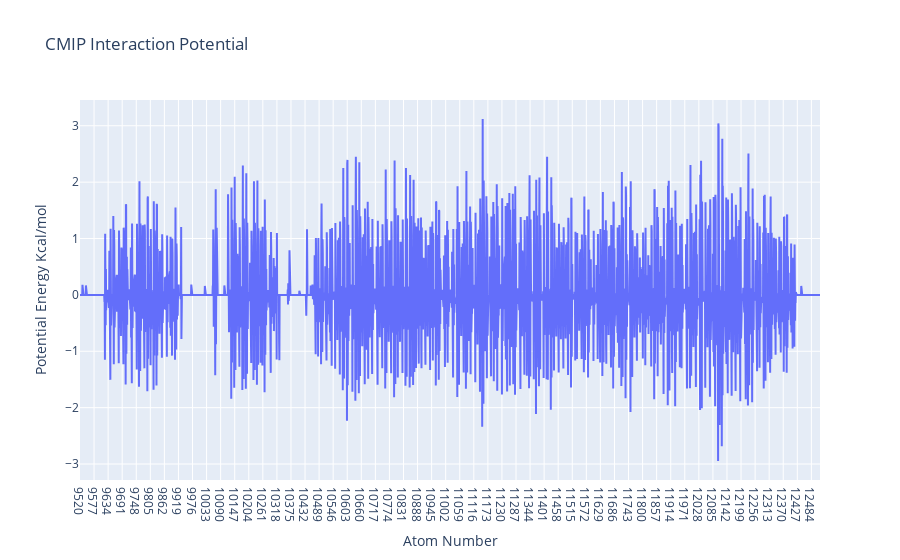

The cell this chart's notebook holds for it:
### Code cell
import plotly
import plotly.graph_objs as go
from biobb_cmip.utils.representation import get_energies_byat


atom_list, energy_dict = get_energies_byat(RBD_byat_out)

plotly.offline.init_notebook_mode(connected=True)

fig = {"data": [go.Scatter(x=atom_list, y=energy_dict['ES'])],
       "layout": go.Layout(title="CMIP Interaction Potential", xaxis=dict(title = "Atom Number"), 
                           yaxis=dict(title = "Potential Energy Kcal/mol"))}

plotly.offline.iplot(fig)

### Figure 1 — Plotly figure (JSON) as saved in the notebook; plotly's stock layout.template omitted (floating-point values rounded to 4 significant figures; data arrays with more than 128 entries replaced by an {"elided": "..."} marker saying what was removed)
{"data": [{"type": "scatter", "x": {"elided": "3000 str values"}, "y": {"elided": "3000 float values"}}], "layout": {"title": {"text": "CMIP Interaction Potential"}, "xaxis": {"title": {"text": "Atom Number"}}, "yaxis": {"title": {"text": "Potential Energy Kcal/mol"}}}}
